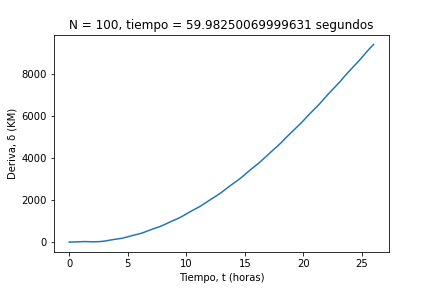

This chart was generated by the following Python code:
from scipy.integrate import odeint
import  matplotlib.pylab as plt
import numpy as sp
from eof import leer_eof
from time import perf_counter
#parametros
G = 6.67*10**-11 #Nm^2/kg^2
mt = 5.98*10**24 #kg 
omega = 2.*sp.pi/86400 #teta de tiempo
#funcion zpunto
def zpunto(z,t):
    #parámetros
    zp = sp.zeros(6)
    sin = sp.sin(omega*t)
    cos = sp.cos(omega*t)
    z1 = z[0:3]
    r2 = sp.dot(z1,z1)
    r = sp.sqrt(r2)
    J2 = 1.75553*(10**10)*1000**5
    J3 = -2.61913*(10**11)*1000**6
    u = z[0]#x
    v = z[1]#y
    w = z[2]#z
    
    #defino mis valores de F
    Fx_J2 = J2*(u/r**7)*(6*w**2-3/2*(u**2+v**2))
    Fy_J2 = J2*(v/r**7)*(6*w**2-3/2*(u**2+v**2))
    Fz_J2 = J2*(w/r**7)*(3*w**2-9/2*(u**2+v**2))
    FJ2 = sp.array([Fx_J2,Fy_J2,Fz_J2])
    
    Fx_J3 = J3*u*w/r**9*(10*w**2-15/2*(u**2+v**2))
    Fy_J3 = J3*v*w/r**9*(10*w**2-15/2*(u**2+v**2))
    Fz_J3 = J3/r**9*(4*w**2*(w**2-3*(u**2+v**2))+3/2*(u**2+v**2)**2)
    FJ3 = sp.array([Fx_J3,Fy_J3,Fz_J3])
    
    #defino mis matrices de rotación
    R = sp.array([
        [cos,-sin,0],
        [sin,cos,0],
        [0,0,1]])
    
    dR_dt = sp.array([
        [-sin*omega,-cos*omega,0],
        [cos*omega, -sin*omega,0],
        [0,0,0]])   
    dR2_dt2 = sp.array([
        [-cos*omega**2,sin*omega**2,0],
        [-sin*omega**2,-cos*omega**2,0],
        [0,0,0]]) 
    
    #defino mi vector zp 
    zp[0:3] = z[3:6] 
    zp[3:6]= (-G*mt/r**3)*z[0:3]  - R.T@(dR2_dt2@z[0:3] + 2*dR_dt@z[3:6]) +FJ2+FJ3
    return zp

#solución euler
def eulerint(zp,z0,t,Nsubdivisiones = 1):
    Nt = len(t)
    Ndim = len(sp.array(z0))
    z = sp.zeros((Nt,Ndim))
    z[0,:] = z0[:]
    for i in range(1,Nt):
        t_anterior = t[i-1]
        dt = (t[i] - t[i-1])/Nsubdivisiones
        z_temp = z[i-1,:].copy()
        for k in range(Nsubdivisiones):
            z_temp += dt * zpunto(z_temp,t_anterior + k*dt)
        z[i,:] = z_temp
    return z

#puntos reales
t, x, y, z, vx, vy, vz = leer_eof('S1B_OPER_AUX_POEORB_OPOD_20200816T110726_V20200726T225942_20200728T005942.EOF') 
z0 = sp.array([x[0],y[0],z[0],vx[0],vy[0],vz[0]]) #condicion de borde inicial

#puntos de predicción
sol = odeint(zpunto,z0,t)
zp = sol[:,:] 
t1 = perf_counter()
sol2 = eulerint(zp,z0,t,Nsubdivisiones = 1650)
t2 = perf_counter()
time = t2-t1
print (time)
x_euler = sol2[:,0]
y_euler = sol2[:,1]
z_euler = sol2[:,2]

#formato gráfico
delta2 = sp.sqrt((x-x_euler)**2+(y-y_euler)**2+(z-z_euler)**2)
plt.plot(t/3600,delta2/1000)
plt.ylabel('Deriva, δ (KM)')
plt.xlabel('Tiempo, t (horas)')
plt.title(f'N = 100, tiempo = {time} segundos')
plt.savefig('ploteo5')
plt.show()